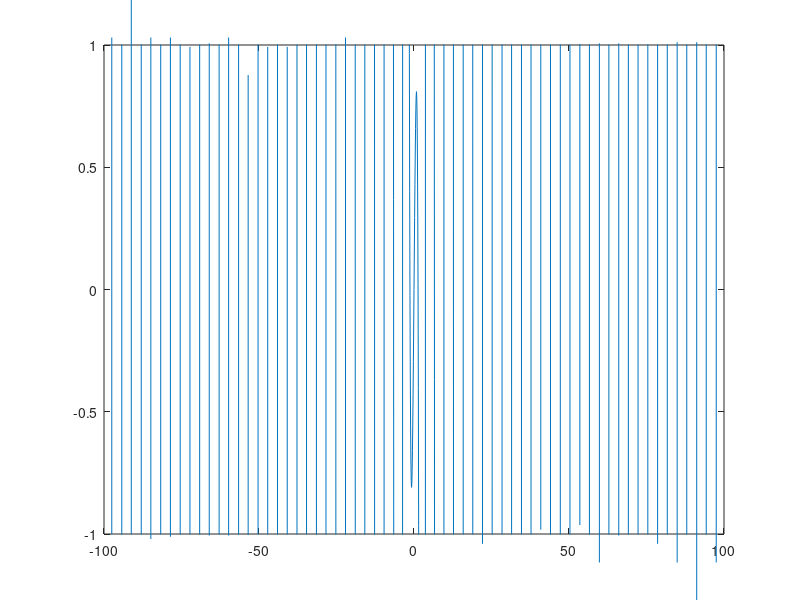
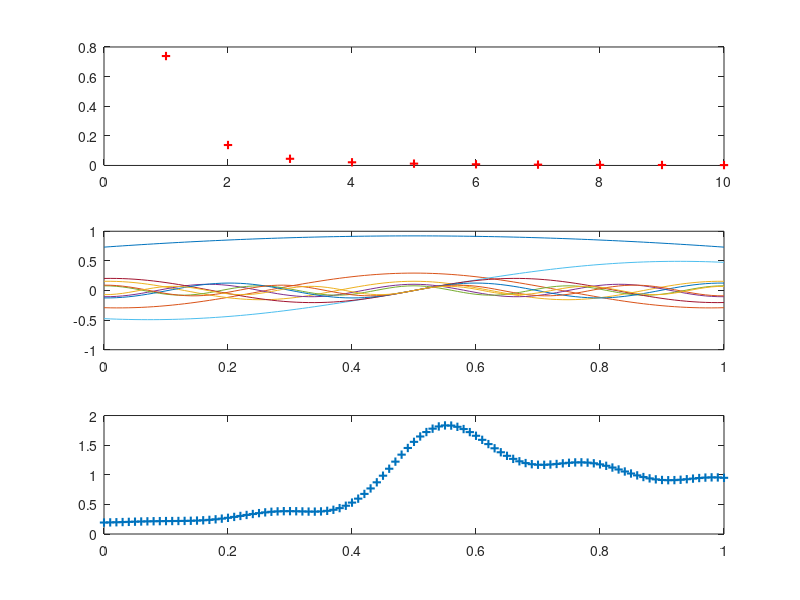

Source code (MATLAB) for these figures, in order:
clear all
close all
clc

b=1;
w=[];

w=[];

f= @(w)((1-b*w*tan(w/2))*(b*w+tan(w/2)));
w0=[1 2];
sol=fzero(f,w0);
w=[sol];

for i=1:1:50
f= @(w)((1-b*w*tan(w/2))*(b*w+tan(w/2)));
w0=[3+3.1*(i-1) 6.2+3.14*(i-1)];
sol=fzero(f,w0);
w=[w;sol];
end

raizes = w;

w = -100:0.1:100;
y=(1-b*w.*tan(w/2)).*(b*w+tan(w/2));

figure
plot(w,y)
ylim([-1 1])


lamb = [];

sigma2u = 1;

for i=1:1:50
    lamb = [lamb;sigma2u*2*b/(1+(raizes(i)*b)^2)];
end

x=0:0.01:1;
y2 = zeros(1,length(x));

figure
subplot(3,1,2)
for i=1:2:10
    y=sqrt(lamb(i))*cos(raizes(i)*(x-1/2))./(sqrt(1/2+sin(raizes(i))./(2*raizes(i))));
    y2=y2+y;
    plot(x,y)
    hold on
end

for i=2:2:10
    y=sqrt(lamb(i))*sin(raizes(i)*(x-1/2))./(sqrt(1/2-sin(raizes(i))./(2*raizes(i))));
    plot(x,y)
    y2=y2+y;
    hold on
end

subplot(3,1,1)
plot(1:1:10,lamb(1:10),'+','LineWidth',1.5,'color','r')

subplot(3,1,3)
plot(x,y2,'+','LineWidth',1.5)

save('raizes.mat','raizes');
save('lamb.mat','lamb');